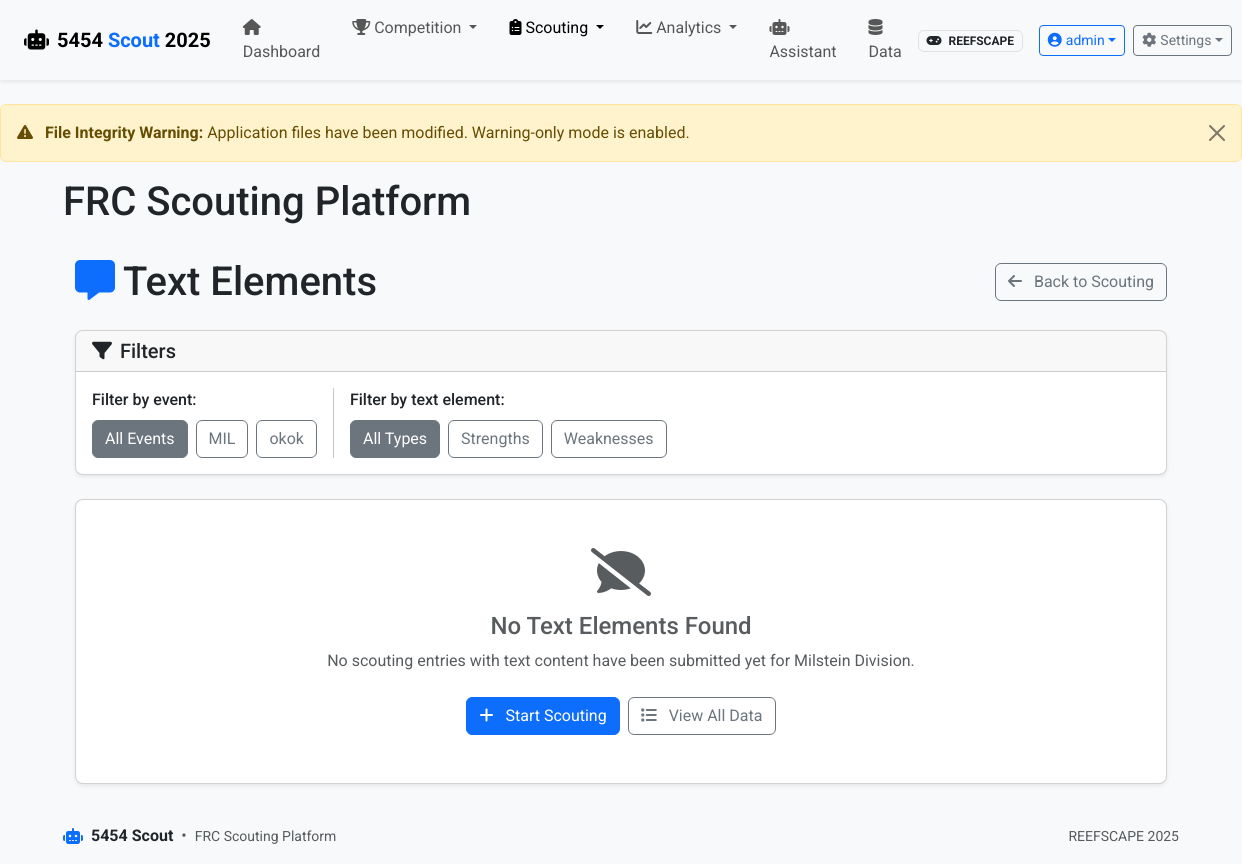
The app's page /scouting/text-elements (signed in), older data.
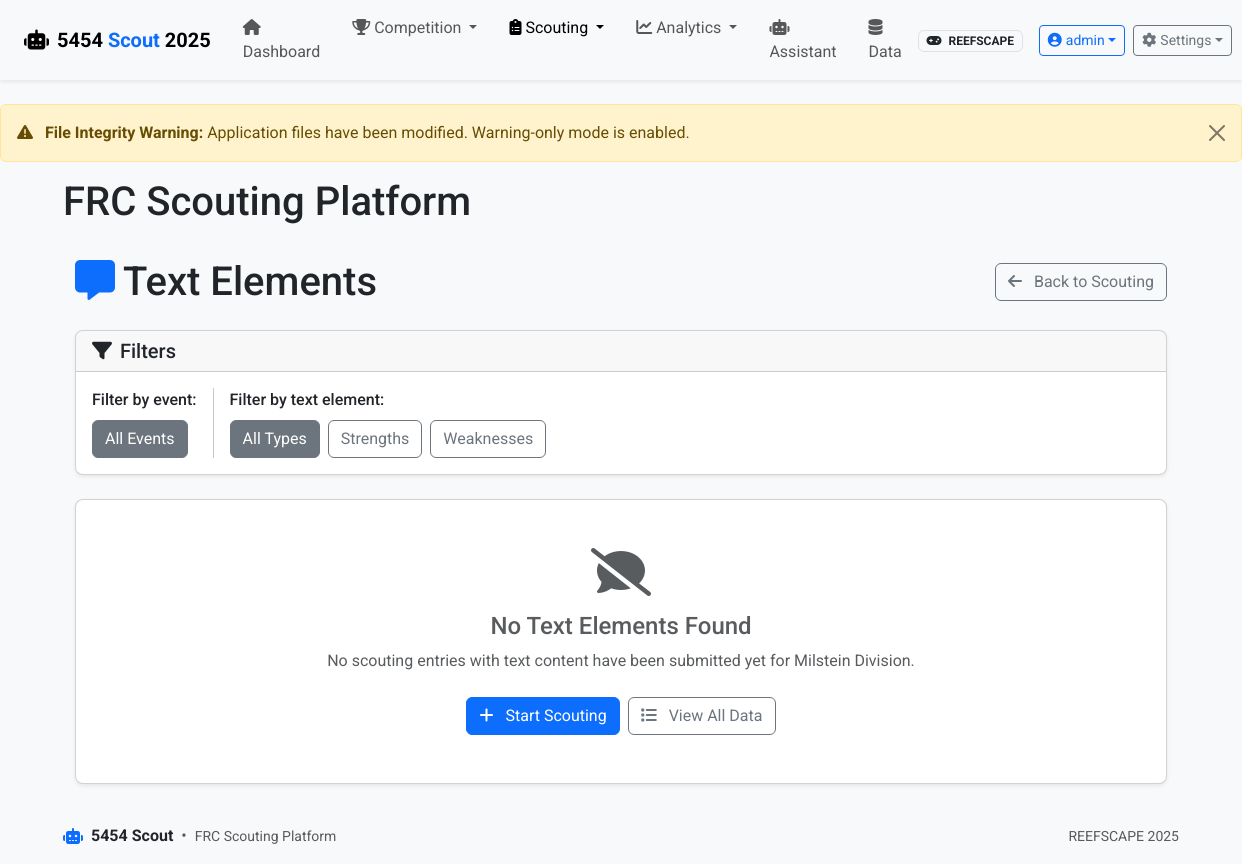
The same page, newer data.
### app/models.py (models this page shows, shortened)
class Event(db.Model):
    id = db.Column(db.Integer, primary_key=True)
    name = db.Column(db.String(100), nullable=False)
    code = db.Column(db.String(20), unique=True)  # Event code like "CALA" or "NYRO"
    location = db.Column(db.String(100))
    start_date = db.Column(db.Date)
    end_date = db.Column(db.Date)
    year = db.Column(db.Integer, nullable=False)
    matches = db.relationship('Match', backref='event', lazy=True)

### app/routes/scouting.py (the view)
@bp.route('/text-elements')
@login_required
def view_text_elements():
    game_config = current_app.config['GAME_CONFIG']
    current_event_code = game_config.get('current_event_code')
    current_event = None
    if current_event_code:
        current_event = Event.query.filter_by(code=current_event_code).first()
    text_elements = game_config.get('post_match', {}).get('text_elements', [])
    if not text_elements:
        flash('No text elements are configured in the game configuration.', 'info')
        return redirect(url_for('scouting.index'))
    query = (ScoutingData.query
             .join(Match)
             .join(Event)
             .join(Team)
             .order_by(ScoutingData.timestamp.desc()))
    if current_event:
        query = query.filter(Event.id == current_event.id)
    all_scouting_data = query.all()
    scouting_entries_with_text = []
    for entry in all_scouting_data:
        has_text_data = False
        text_data = {}
        for element in text_elements:
            element_id = element.get('id')
            if element_id and entry.data.get(element_id):
                value = entry.data.get(element_id, '').strip()
                if value:  # Only include non-empty text
                    text_data[element_id] = value
                    has_text_data = True
        if has_text_data:
            scouting_entries_with_text.append({
                'entry': entry,
                'text_data': text_data
            })
    events = (Event.query
             .join(Match)
             .join(ScoutingData)
             .distinct()
             .order_by(Event.name)
             .all())
    return render_template('scouting/text_elements.html',
                         scouting_entries=scouting_entries_with_text,
                         text_elements=text_elements,
                         events=events,
                         current_event=current_event,
                         game_config=game_config)

### app/models.py (called while the page is built)
    def has_role(self, role_name):
        return any(role.name == role_name for role in self.roles)

    @property
    def data(self):
        return json.loads(self.data_json)

### app/routes/auth.py (called while the page is built)
@bp.app_context_processor
def inject_auth_vars():
    return {
        'current_user': current_user,
        'user_has_role': lambda role: current_user.is_authenticated and current_user.has_role(role)
    }

### run.py (called while the page is built)
@app.before_request
def check_first_run():
    if not User.query.first() and request.path != '/auth/login':
        flash('Database is being initialized. Please wait...', 'info')
        return redirect(url_for('auth.login'))

### app/templates/scouting/text_elements.html (shortened to what the changed rows need)
{% extends "base.html" %}
{% block content %}
<div class="container">
    <div class="d-flex justify-content-between align-items-center mb-4">
        <h1 class="mb-0">
            <i class="fas fa-comment-alt text-primary me-2"></i>Text Elements
        </h1>
    </div>
    <div class="card mb-4">
        <div class="card-body">
            <div class="d-flex flex-wrap gap-3 align-items-center">
                <div>
                    <div class="d-flex gap-2">
                        <button type="button" class="btn btn-outline-secondary event-filter-btn active" data-filter="all">All Events</button>
                        {% for event in events %}
                        <button type="button" class="btn btn-outline-secondary event-filter-btn" data-filter="{{ event.code }}">{{ event.code }}</button>
                        {% endfor %}
                    </div>
                </div>
                <div>
                    <div class="d-flex gap-2">
                        <button type="button" class="btn btn-outline-secondary text-filter-btn active" data-filter="all">All Types</button>
                        {% for element in text_elements %}
                        <button type="button" class="btn btn-outline-secondary text-filter-btn" data-filter="{{ element.id }}">{{ element.name }}</button>
                        {% endfor %}
                    </div>
                </div>
            </div>
        </div>
    </div>
    {% if scouting_entries %}
    <div class="card">
        <div class="card-header bg-primary text-white">
            <h5 class="mb-0">
                <i class="fas fa-list me-2"></i>Text Elements Submitted
                {% if current_event %}
                <span class="badge bg-light text-primary ms-2">{{ current_event.code }}</span>
                {% endif %}
            </h5>
        </div>
        <div class="card-body p-0">
            <div class="table-responsive">
                <table class="table table-hover mb-0">
                    <thead class="table-light">
                        <tr>
                            <th width="120">Team</th>
                            <th width="150">Match</th>
                            <th width="120">Alliance</th>
                            <th width="150">Scout</th>
                            <th width="140">Timestamp</th>
                            <th>Text Content</th>
                            <th width="100">Actions</th>
                        </tr>
                    </thead>
                    <tbody id="text-entries-tbody">
                        {% for item in scouting_entries %}
                        {% set entry = item.entry %}
                        {% set text_data = item.text_data %}
                        <tr class="text-entry-row" data-event-code="{{ entry.match.event.code }}">
                            <td>
                                <a href="{{ url_for('teams.view', team_number=entry.team.team_number) }}" class="text-decoration-none">
                                    <strong>{{ entry.team.team_number }}</strong>
                                </a>
                            </td>
                            <td>
                                <span class="badge bg-secondary small">{{ entry.match.event.code }}</span><br>
                                <span class="badge {% if entry.match.match_type == 'Qualification' %}bg-primary{% elif entry.match.match_type == 'Playoff' %}bg-danger{% elif entry.match.match_type == 'Practice' %}bg-success{% else %}bg-secondary{% endif %} small">
                                    {{ entry.match.match_type }}
                                </span>
                                <span class="text-muted small">{{ entry.match.match_number }}</span>
                            </td>
                            <td>
                                <span class="badge {% if entry.alliance == 'red' %}bg-danger{% elif entry.alliance == 'blue' %}bg-primary{% else %}bg-secondary{% endif %}">
                                    {{ entry.alliance.title() }}
                                </span>
                            </td>
                            <td class="small">
                                {{ entry.scout_name or 'Unknown' }}
                            </td>
                            <td class="small text-muted">
                                {{ entry.timestamp.strftime('%m/%d/%Y %H:%M') }}
                            </td>
                            <td>
                                <div class="text-content-container">
                                    {% for element in text_elements %}
                                        {% set element_id = element.id %}
                                        {% if text_data.get(element_id) %}
                                        <div class="text-element-entry mb-2" data-element-id="{{ element_id }}">
                                            <div class="d-flex align-items-start">
                                                <span class="badge bg-info me-2 flex-shrink-0">{{ element.name }}</span>
                                                <div class="text-content">
                                                    {% if element.multiline %}
                                                        <div class="text-content-preview" style="max-height: 4em; overflow: hidden; text-overflow: ellipsis;">
                                                            {{ text_data[element_id]|truncate(200) }}
                                                        </div>
                                                        {% if text_data[element_id]|length > 200 %}
                                                        <button class="btn btn-link btn-sm p-0 expand-text" data-bs-toggle="modal" data-bs-target="#textModal{{ entry.id }}_{{ element_id }}">
                                                            <small>Read more...</small>
                                                        </button>
                                                        {% endif %}
                                                    {% else %}
                                                        <span class="text-content-single">{{ text_data[element_id] }}</span>
                                                    {% endif %}
                                                </div>
                                            </div>
                                        </div>
                                        {% if element.multiline and text_data[element_id]|length > 200 %}
                                        <div class="modal fade" id="textModal{{ entry.id }}_{{ element_id }}" tabindex="-1" aria-hidden="true">
                                            <div class="modal-dialog modal-lg">
                                                <div class="modal-content">
                                                    <div class="modal-header">
                                                        <h5 class="modal-title">
                                                            <i class="fas fa-comment-alt me-2"></i>{{ element.name }}
                                                            <span class="text-muted ms-2">- Team {{ entry.team.team_number }}</span>
                                                        </h5>
                                                        <button type="button" class="btn-close" data-bs-dismiss="modal" aria-label="Close"></button>
                                                    </div>
                                                    <div class="modal-body">
                                                        <div class="alert alert-info">
                                                            <div class="row">
                                                                <div class="col-md-6">
                                                                    <strong>Team:</strong> {{ entry.team.team_number }} - {{ entry.team.team_name }}<br>
                                                                    <strong>Match:</strong> {{ entry.match.match_type }} {{ entry.match.match_number }}
                                                                </div>
                                                                <div class="col-md-6">
                                                                    <strong>Scout:</strong> {{ entry.scout_name or 'Unknown' }}<br>
                                                                    <strong>Time:</strong> {{ entry.timestamp.strftime('%m/%d/%Y %H:%M') }}
                                                                </div>
                                                            </div>
                                                        </div>
                                                        <div class="text-content-full">
                                                            <pre class="bg-light p-3 rounded">{{ text_data[element_id] }}</pre>
                                                        </div>
                                                    </div>
                                                    <div class="modal-footer">
                                                        <button type="button" class="btn btn-secondary" data-bs-dismiss="modal">Close</button>
                                                        <a href="{{ url_for('scouting.view_data', id=entry.id) }}" class="btn btn-primary">
                                                            <i class="fas fa-eye me-2"></i>View Full Entry
                                                        </a>
                                                    </div>
                                                </div>
                                            </div>
                                        </div>
                                        {% endif %}
                                        {% endif %}
                                    {% endfor %}
                                </div>
                            </td>
                            <td>
                                <div class="btn-group-vertical btn-group-sm" role="group">
                                    <a href="{{ url_for('scouting.view_data', id=entry.id) }}"
                                       class="btn btn-outline-primary btn-sm" title="View Full Entry">
                                        <i class="fas fa-eye"></i>
                                    </a>
                                    <a href="{{ url_for('scouting.scouting_form', team_id=entry.team_id, match_id=entry.match_id) }}"
                                       class="btn btn-outline-warning btn-sm" title="Edit Entry">
                                        <i class="fas fa-edit"></i>
                                    </a>
                                </div>
                            </td>
                        </tr>
                        {% endfor %}
                    </tbody>
                </table>
            </div>
        </div>
        <div class="card-footer bg-light">
            <div class="d-flex justify-content-between align-items-center">
                <span id="entries-count">Total entries: {{ scouting_entries|length }}</span>
                <div class="btn-group" role="group">
                    <a href="{{ url_for('data.export_excel') }}" class="btn btn-success btn-sm">
                        <i class="fas fa-file-excel me-2"></i> Export to Excel
                    </a>
                    <a href="{{ url_for('scouting.list_data') }}" class="btn btn-outline-primary btn-sm">
                        <i class="fas fa-list me-2"></i> All Scouting Data
                    </a>
                </div>
            </div>
        </div>
    </div>
    {% else %}
    <div class="card">
        <div class="card-body text-center py-5">
            <i class="fas fa-comment-slash fa-3x text-muted mb-3"></i>
            <h4 class="text-muted">No Text Elements Found</h4>
            <p class="text-muted mb-4">
                No scouting entries with text content have been submitted yet
                {% if current_event %}for {{ current_event.name }}{% endif %}.
            </p>
            <div class="d-grid gap-2 d-md-flex justify-content-md-center">
                <a href="{{ url_for('scouting.scouting_form') }}" class="btn btn-primary">
                </a>
                <a href="{{ url_for('scouting.list_data') }}" class="btn btn-outline-secondary">
                </a>
            </div>
        </div>
    </div>
    {% endif %}
</div>
{% endblock %}

Row changes from the older to the newer data that the page shows:
removed Event: code "MIL", name "Milstein Division"
removed Event: code "okok"
now on this page (row edited): Event: name "Milstein Division"
